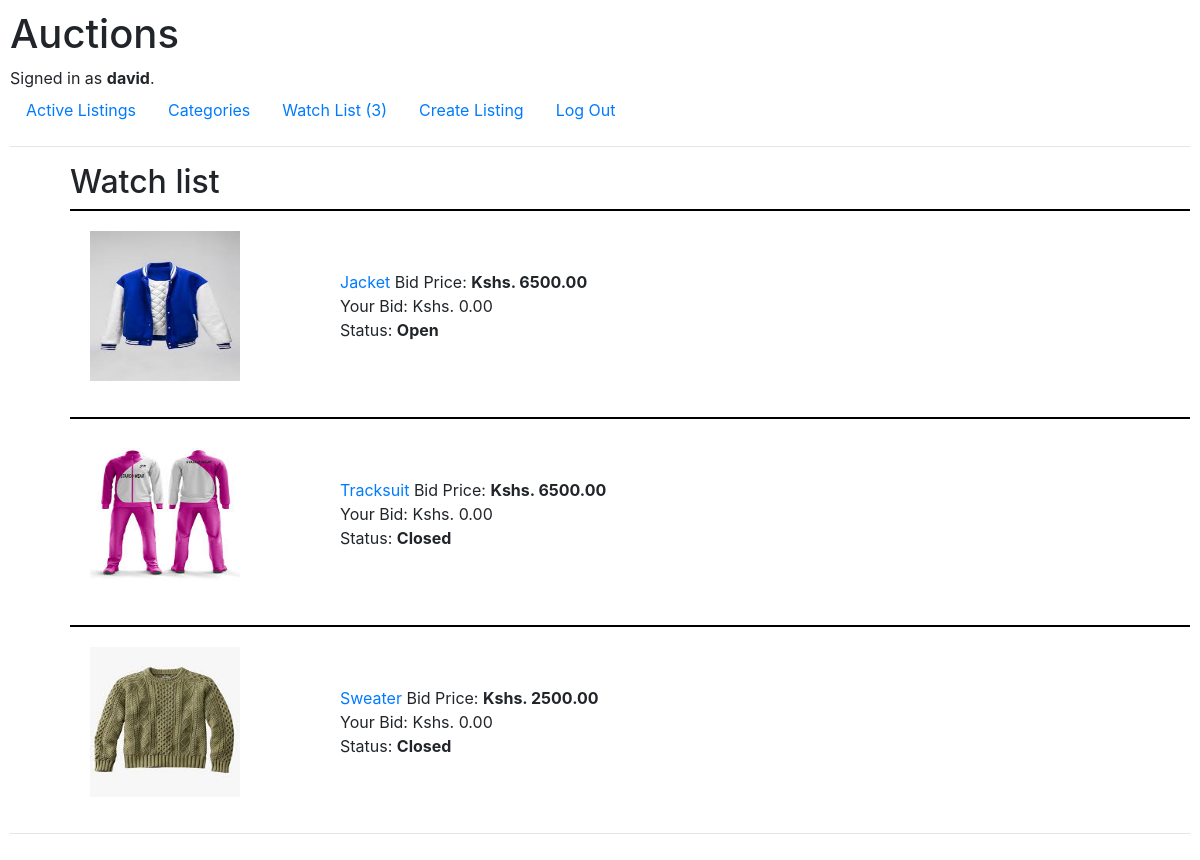
/watch/ (signed in), run on an earlier commit of the app's database.
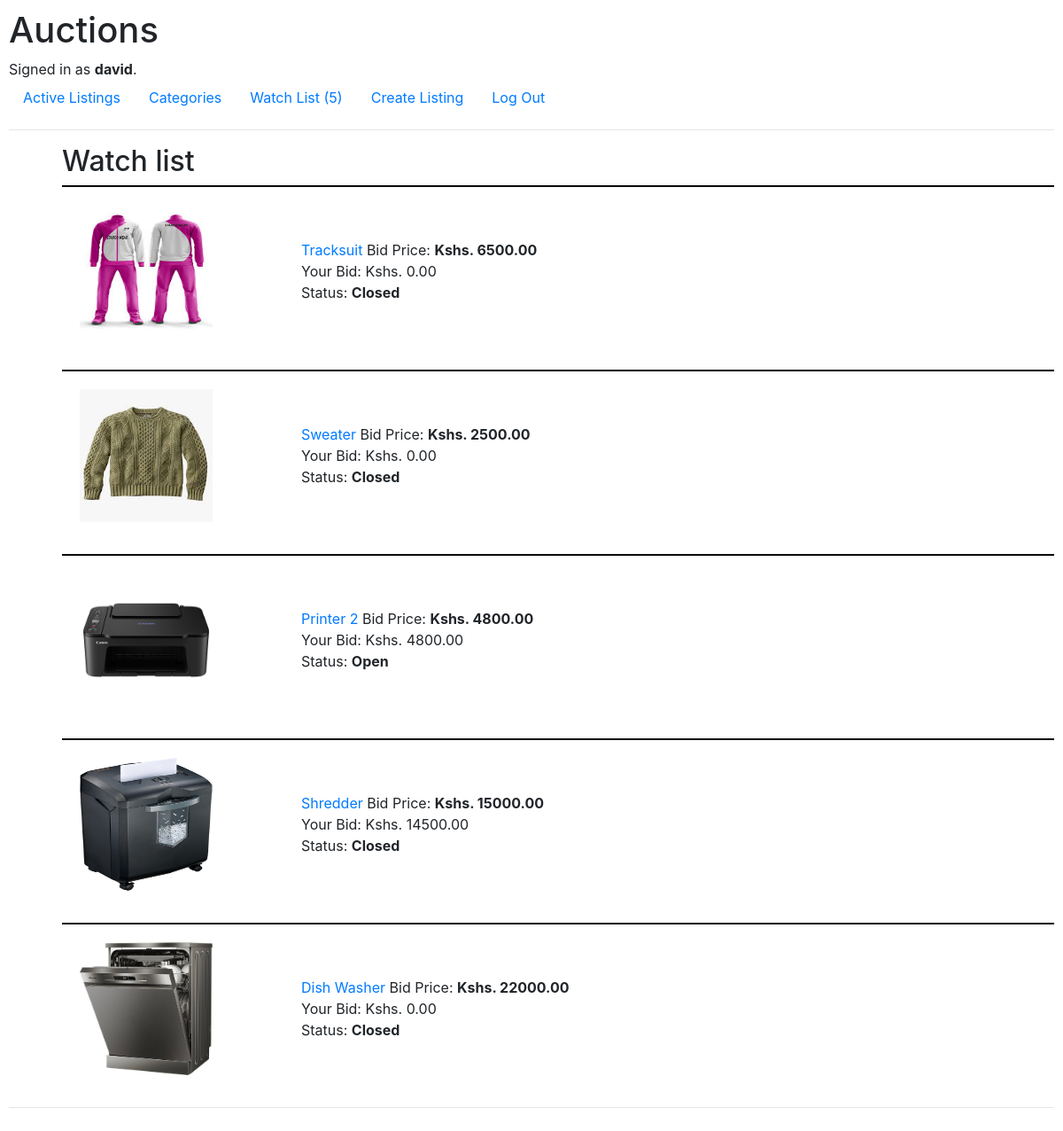
And on a later commit of the database.
### auctions/models.py (models this page shows, shortened)
class User(AbstractUser):
    pass

class Watchlist(models.Model):
    author = models.ForeignKey(User, on_delete=models.CASCADE)
    listing = models.ForeignKey(Listing, on_delete=models.CASCADE)
    user_bid = models.DecimalField(max_digits=10, decimal_places=2, default=0, null=True)

class Listing(models.Model):
    CATEGORY_CHOICES = [
        ('elec', 'Electronics'),
        ('ktc', 'Kitchen Appliances'),
        ('clt', 'Clothing'),
        ('fur', 'Furniture')
    ]
    title = models.CharField(max_length=64)
    description = models.TextField()
    starting_bid = models.DecimalField(max_digits=10, decimal_places=2)
    posting_date = models.DateTimeField(auto_now_add=True)
    category = models.CharField(max_length=32, choices=CATEGORY_CHOICES)
    image  = models.ImageField(null=True, blank=True, upload_to="images/")
    closed = models.BooleanField(default=False)
    user = models.ForeignKey(User, on_delete=models.CASCADE, related_name="listing")

### auctions/views.py (the view)
# urls.py: path("watch/", views.watchlist, name="watch"),
@login_required()
def watchlist(request):
    user_instance = User.objects.get(id=request.user.id)
    if request.method == "POST":
        if "add" in request.POST:
            listing_instance = Listing.objects.get(id=request.POST.get("add"))
            user_bid = Bids_table.objects.filter(
                author=user_instance, listing=listing_instance
            ).last()
            if user_bid:
                watch = Watchlist(
                    author=user_instance,
                    listing=listing_instance,
                    user_bid=user_bid.bid,
                )
            else:
                watch = Watchlist(author=user_instance, listing=listing_instance)
            watch.save()
        else:
            listing_instance = Listing.objects.get(id=request.POST.get("remove"))
            if Watchlist.objects.filter(
                author=user_instance, listing_id=listing_instance
            ).exists():
                watch = Watchlist.objects.get(
                    author=user_instance, listing=listing_instance
                )
                watch.delete()
        return HttpResponseRedirect(
            reverse("listing", kwargs={"listing_id": listing_instance.id})
        )
    else:
        watch_items = Watchlist.objects.filter(author=user_instance)
        return render(
            request,
            "auctions/watch.html",
            {"watch_items": watch_items, "total": total_items(request.user.id)},
        )

### auctions/views.py (called while the page is built)
def total_items(user_id):
    return Watchlist.objects.filter(author=user_id).count()

### auctions/templates/auctions/watch.html
{% extends "auctions/layout.html" %}
{% block body %}
    <h2>Watch list</h2>
        {% for item in watch_items %}
            <div>
                <ul id="active-listing">
                    <li>{% if item.listing.image %}
                        <img src="{{ item.listing.image.url  }}" alt="photo of item" class="active-image">
                    {% endif %}</li>
                    <li> <a href="{% url 'listing' item.listing.id %}">{{ item.listing.title }}</a>
                         Bid Price:
                        <b> Kshs. {{ item.listing.starting_bid }}</b><br>
                        Your Bid: Kshs. {{ item.user_bid }}<br>
                        Status:
                        {% if item.listing.closed %}
                            <b>Closed</b>
                        {% else %}
                            <b>Open</b>
                        {% endif %}
                    </li>
                </ul>
            </div>
        {% endfor %}
        <hr>
{% endblock %}

### auctions/templates/auctions/layout.html (shortened to what this page needs)
{% load static %}
<!DOCTYPE html>
<html lang="en">
    <head>
        <link rel="stylesheet" href="https://stackpath.bootstrapcdn.com/bootstrap/4.4.1/css/bootstrap.min.css">
        <link href="{% static 'auctions/styles.css' %}" rel="stylesheet">
    </head>
    <body>
        <h1>Auctions</h1>
        <div>
            {% if user.is_authenticated %}
                Signed in as <strong>{{ user.username }}</strong>.
            {% else %}
                Not signed in.
            {% endif %}
        </div>
        <ul class="nav">
            <li class="nav-item">
                <a class="nav-link" href="{% url 'index' %}">Active Listings</a>
            </li>
            <li class="nav-item">
                <a class="nav-link" href="{% url 'category' %}">Categories</a>
            </li>
            {% if user.is_authenticated %}
                <li class="nav-item">
                    <a class="nav-link" href="{% url 'watch' %}">Watch List ({{total}}) </a>
                </li>
                <li class="nav-item">
                    <a class="nav-link" href="{% url 'create' %}">Create Listing</a>
                </li>
                <li class="nav-item">
                    <a class="nav-link" href="{% url 'logout' %}">Log Out</a>
                </li>
            {% endif %}
        </ul>
        <hr>
        {% block body %}
        {% endblock %}
    </body>
</html>

### auctions/static/auctions/styles.css (style rules this page uses)
body { padding: 10px; }
h2 { margin-left: 60px; }
#active-listing { margin-left: 60px; list-style-type: none; display: flex; gap: 100px; align-items: center; padding: 20px; border-top: 2px solid black; }
.active-image { width: 150px; height: 150px; }
ul { list-style-type: none; }

What changed in the data, as far as the page shows it:
removed Watchlist: listing.image (picture), listing "Jacket", listing.starting_bid "6500.00", user_bid "0.00", shows "Open"
added Watchlist: listing.image (picture), listing "Printer 2", listing.starting_bid "4800.00", user_bid "4800.00", shows "Open"
added Watchlist: listing.image (picture), listing "Shredder", listing.starting_bid "15000.00", user_bid "14500.00", shows "Closed"
added Watchlist: listing.image (picture), listing "Dish Washer", listing.starting_bid "22000.00", user_bid "0.00", shows "Closed"
Also different on the page:
{{ total }}: "3" → "5"
